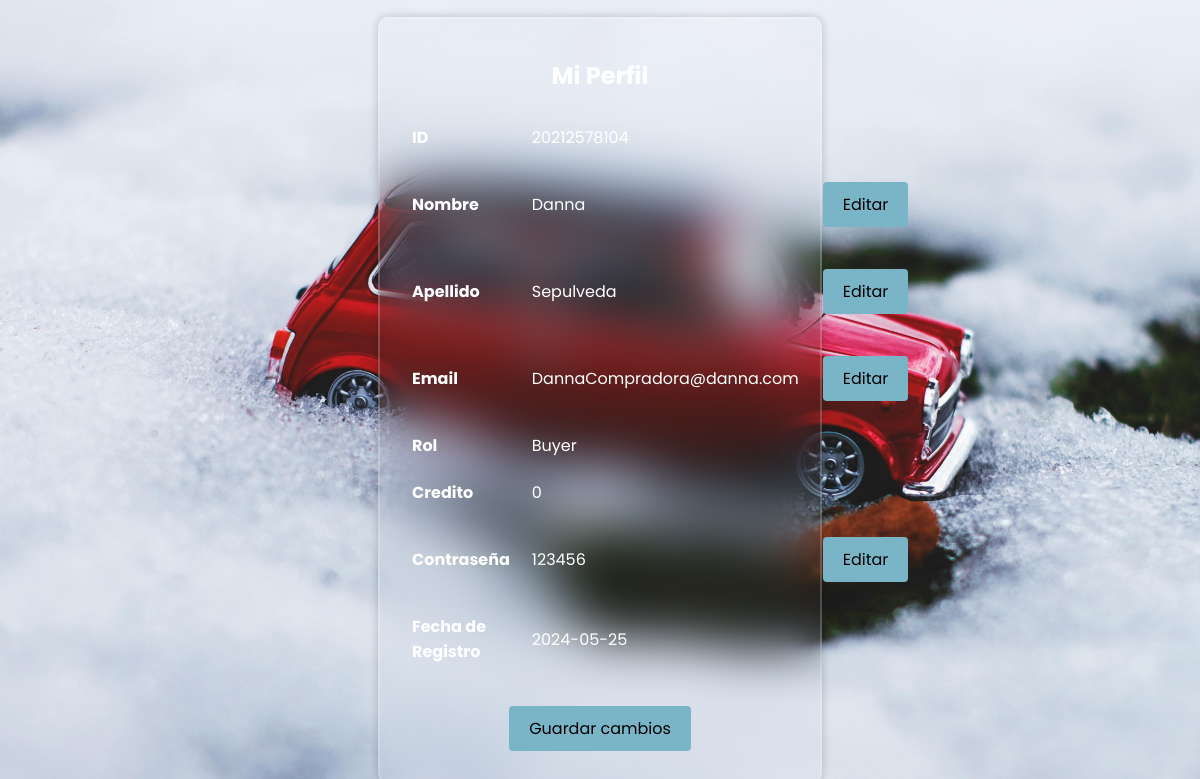
The page /App/Seller/SellerInfo.php?id=2 on the database its author committed.
### tables this page shows
CREATE TABLE User (
    ID_User INT,
    ID_Number LONG,
    Email VARCHAR(255),
    Password VARCHAR(255),
    First_Name VARCHAR(255),
    Last_Name VARCHAR(255),
    Credit LONG,
    Registration_Date DATE,
    Rol VARCHAR(255)
);

### App/Connection.php (called while the page is built)
<?php
class Connection {
    private $host = "localhost:3306";
    private $bd = "AutoVentaDB";
    private $usuario = "root";
    private $clave = "1936";
    function connect() {
        try {
            $connection = new PDO("mysql:host=" . $this->host . ";dbname=" . $this->bd . ";charset=utf8", $this->usuario, $this->clave);
            $connection->setAttribute(PDO::ATTR_ERRMODE, PDO::ERRMODE_EXCEPTION);
            return $connection;
        } catch (PDOException $error) {
            echo 'Error conexion: ' . $error->getMessage();
            exit;
        }
    }
}
?>

### App/Service/UserService.php (called while the page is built, shortened)
<?php
require_once __DIR__ . '/../Connection.php';
require_once __DIR__ . '/../Entity/User.php';
class UserService implements UserRepository {
    private $conn;
    public function __construct() {
        try {
            $db = new Connection();
            $this->conn = $db->connect();
        } catch (PDOException $e) {
            die("Error de conexión: " . $e->getMessage());
        }
    }
    public function findById(int $id): ?User {
        try {
            $query = "SELECT * FROM User WHERE ID_User = ?";
            $stmt = $this->conn->prepare($query);
            $stmt->execute([$id]);
            $row = $stmt->fetch(PDO::FETCH_ASSOC);
            if ($row) {
                return new User(
                    $row['ID_Number'],
                    $row['Email'],
                    $row['Password'],
                    $row['First_Name'],
                    $row['Last_Name'],
                    $row['Rol'],
                    $row['ID_User'],
                    $row['Credit'],
                    $row['Registration_Date']
                );
            }
        } catch (PDOException $e) {
            error_log("Error al buscar por ID: " . $e->getMessage());
        }
        return null;
    }
}
?>

### App/Entity/User.php (called while the page is built, shortened)
<?php
class User {
    private $idNumber;
    private $email;
    private $password;
    private $firstName;
    private $lastName;
    private $credit;
    private $registrationDate;
    private $rol;
     public function __construct($idNumber, $email, $password, $firstName, $lastName, $role, $id = null, $credit = 0, $registrationDate = null) {
        $this->idNumber = $idNumber;
        $this->email = $email;
        $this->password = $password;
        $this->firstName = $firstName;
        $this->lastName = $lastName;
        $this->credit = $credit;
        $this->registrationDate = $registrationDate ?? date('Y-m-d');
        $this->rol = $role;
    }
    public function getIdNumber() {
        return $this->idNumber;
    }
    public function getEmail() {
        return $this->email;
    }
    public function getPassword() {
        return $this->password;
    }
    public function getFirstName() {
        return $this->firstName;
    }
    public function getLastName() {
        return $this->lastName;
    }
    public function getCredit() {
        return $this->credit;
    }
    public function getRegistrationDate() {
        return $this->registrationDate;
    }
    public function getRol() {
        return $this->rol;
    }
}

### App/Seller/SellerInfo.php (the view, shortened to what this page needs)
<!DOCTYPE html>
<html lang="es">
<head>
    <link rel="stylesheet" href="../css/style-selleruserprofile.css" />
</head>
<body>
    <div class="card">
        <h2>Mi Perfil</h2>
        <?php
require_once '../Service/UserService.php';
    if (isset($_GET['id'])) {
        $userId = htmlspecialchars($_GET['id']);
        $userService = new UserService();
        $user = $userService->findById($userId);
        if ($user) {
            echo '<form id="editForm" method="post" action="./EditUser.php">';
            echo "<table>";
            echo "<tr><th>ID</th><td>" . htmlspecialchars($user->getIdNumber()) . "</td><td><input type='hidden' name='idNumber' value='" . htmlspecialchars($user->getIdNumber()) . "'></td></tr>";
            echo "<tr><th>Nombre</th><td><span id='firstName'>" . htmlspecialchars($user->getFirstName()) . "</span><input type='hidden' name='firstName' value='" . htmlspecialchars($user->getFirstName()) . "'></td><td><button type='button' onclick='editField(\"firstName\")'>Editar</button></td></tr>";
            echo "<tr><th>Apellido</th><td><span id='lastName'>" . htmlspecialchars($user->getLastName()) . "</span><input type='hidden' name='lastName' value='" . htmlspecialchars($user->getLastName()) . "'></td><td><button type='button' onclick='editField(\"lastName\")'>Editar</button></td></tr>";
            echo "<tr><th>Email</th><td><span id='email'>" . htmlspecialchars($user->getEmail()) . "</span><input type='hidden' name='email' value='" . htmlspecialchars($user->getEmail()) . "'></td><td><button type='button' onclick='editField(\"email\")'>Editar</button></td></tr>";
            echo "<tr><th>Rol</th><td><span id='rol'>" . htmlspecialchars($user->getRol()) . "</span><input type='hidden' name='rol' value='" . htmlspecialchars($user->getRol()) . "'></td>";
            echo "<tr><th>Credito</th><td><span id='credit'>" . htmlspecialchars($user->getCredit()) . "</span><input type='hidden' name='credit' value='" . htmlspecialchars($user->getCredit()) . "'></td>";
            echo "<tr><th>Contraseña</th><td><span id='password'>" . htmlspecialchars($user->getPassword()) . "</span><input type='hidden' name='password' value='" . htmlspecialchars($user->getPassword()) . "'></td><td><button type='button' onclick='editField(\"password\")'>Editar</button></td></tr>";
            echo "<tr><th>Fecha de Registro</th><td><span id='registrationDate'>" . htmlspecialchars($user->getRegistrationDate()) . "</span><input type='hidden' name='registrationDate' value='" . htmlspecialchars($user->getRegistrationDate()) . "' readonly></td><td></td></tr>";
            echo "</table>";
            echo '<button type="submit">Guardar cambios</button>';
            echo '</form>';
        } else {
            echo "Usuario no encontrado.";
        }
    } else {
        echo "No se recibió ID de usuario.";}
?>
    </div>
</body>
</html>

### App/css/style-selleruserprofile.css (style rules this page uses)
body { font-family: "Poppins", sans-serif; background: url('../img/sellerview.jpg') no-repeat center center/cover; display: flex; justify-content: center; align-items: center; height: 100vh; margin: 0; }
.card { width: 100%; max-width: 400px; background: transparent; border: 2px solid rgba(255, 255, 255, .2); backdrop-filter: blur(25px); box-shadow: 0 0 10px rgba(0, 0, 0, .2); padding: 20px; border-radius: 10px; box-shadow: 10px rgba(0, 0, 0, 0.1); color: #ffffff; text-align: center; }
.card button, .card input[type="submit"] { background-color: #7ab5c7; border: none; color: rgb(0, 0, 0); padding: 10px 20px; text-align: center; text-decoration: none; display: inline-block; font-size: 16px; margin: 10px 2px; cursor: pointer; border-radius: 4px; font-family: "Poppins", sans-serif; }
table { width: 100%; margin: 20px 0; color: #ffffff; }
th, td { padding: 10px; text-align: left; }
th { background-color: transparent; }

### rows shown on the page
user: ID_Number "20212578104", First_Name "Danna", Last_Name "Sepulveda", Email "DannaCompradora@danna.com", Rol "Buyer", Credit "0", Password "123456", Registration_Date "2024-05-25"
